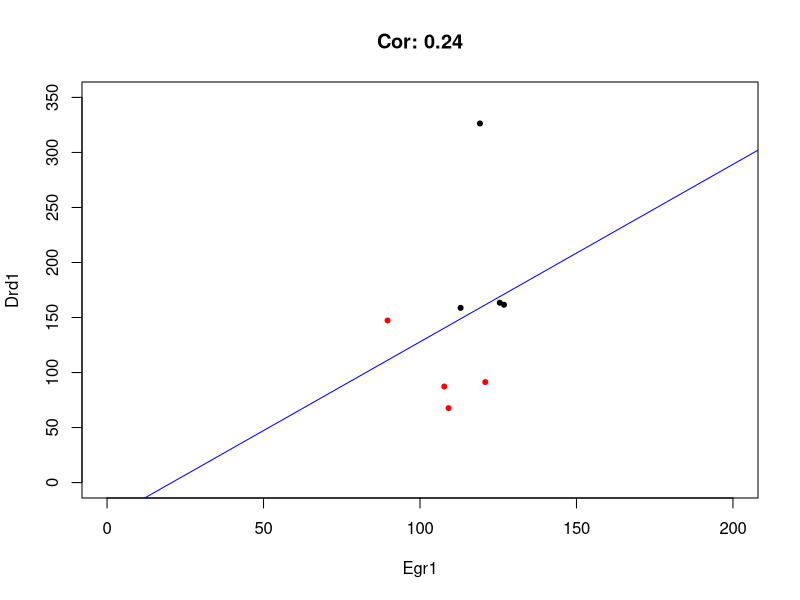
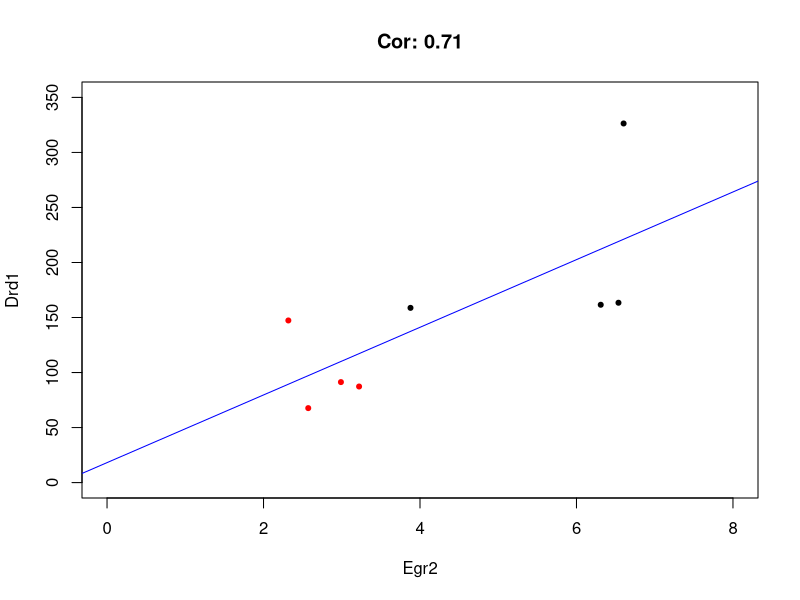
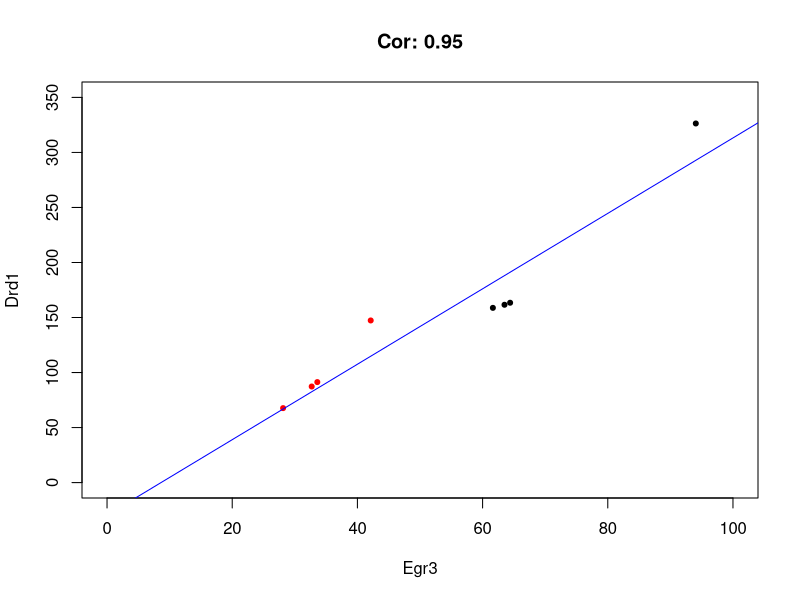
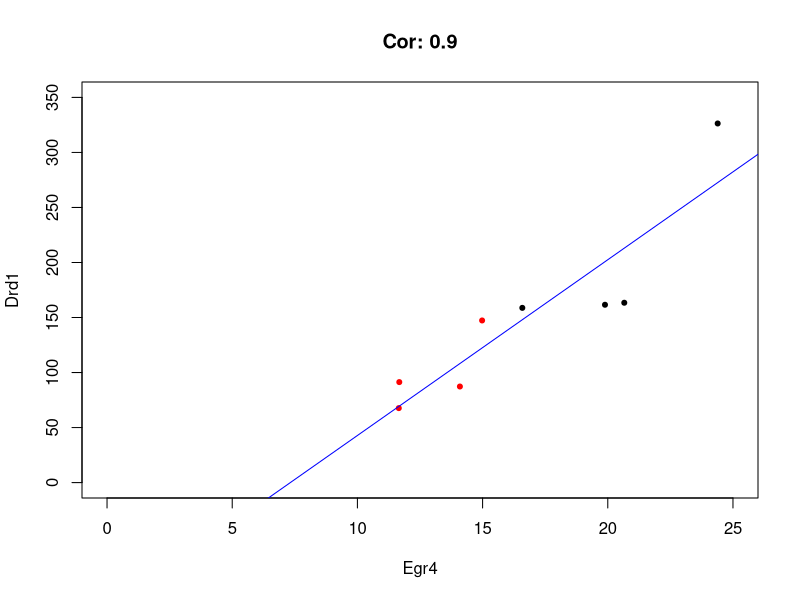
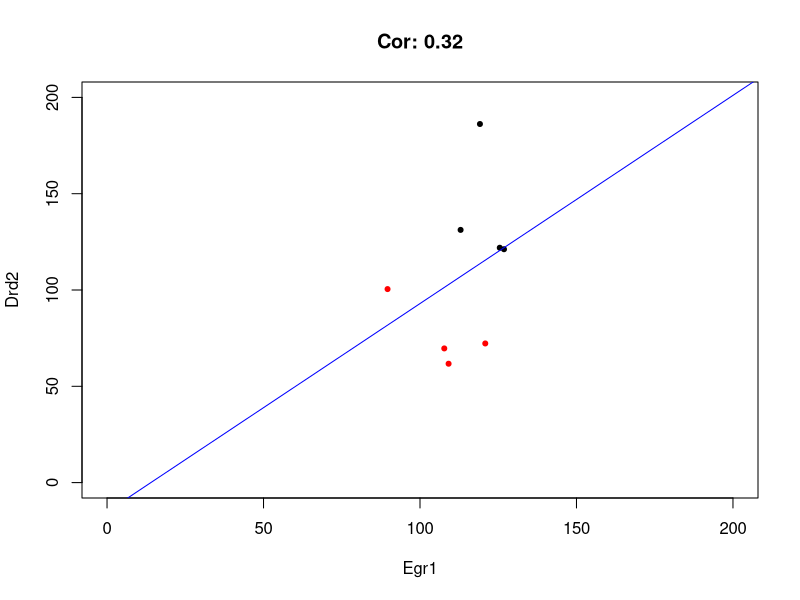
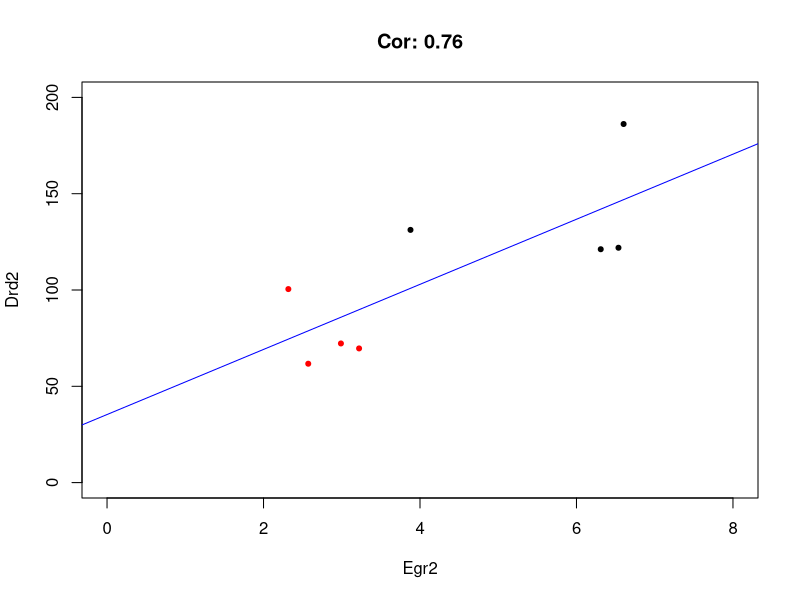
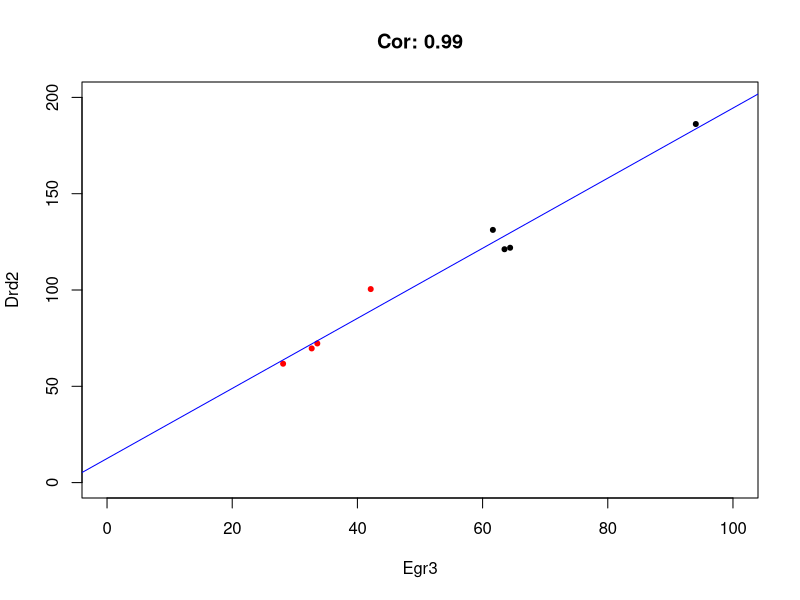
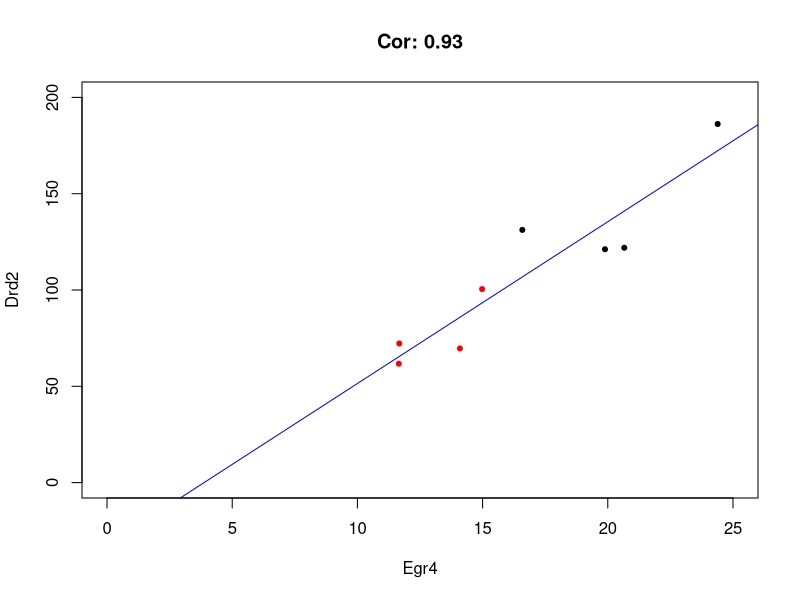

The R source for these figures, in order:
data<-read.table("S-Fig5d_Drd_Egr_Gene_expression_inNAc.txt")
#Drd1~Egr1
c<-round(cor(as.numeric(data["Egr1",]),as.numeric(data["Drd1",]),method ="pearson"),2)
plot(as.numeric(data["Egr1",1:8]),as.numeric(data["Drd1",1:8]),pch=20,
     xlim=c(0,200),ylim=c(0,350),xlab="Egr1",ylab="Drd1",main=paste0("Cor: ",c),
     col=c(rep("black",4),rep("red",4)))
abline(lm(as.numeric(data["Drd1",1:8])~as.numeric(data["Egr1",1:8])),col="blue")
#Drd1~Egr2
c<-round(cor(as.numeric(data["Egr2",]),as.numeric(data["Drd1",]),method ="pearson"),2)
plot(as.numeric(data["Egr2",1:8]),as.numeric(data["Drd1",1:8]),pch=20,
     xlim=c(0,8),ylim=c(0,350),xlab="Egr2",ylab="Drd1",main=paste0("Cor: ",c),
     col=c(rep("black",4),rep("red",4)))
abline(lm(as.numeric(data["Drd1",1:8])~as.numeric(data["Egr2",1:8])),col="blue")
#Drd1~Egr3
c<-round(cor(as.numeric(data["Egr3",]),as.numeric(data["Drd1",]),method ="pearson"),2)
plot(as.numeric(data["Egr3",1:8]),as.numeric(data["Drd1",1:8]),pch=20,
     xlim=c(0,100),ylim=c(0,350),xlab="Egr3",ylab="Drd1",main=paste0("Cor: ",c),
     col=c(rep("black",4),rep("red",4)))
abline(lm(as.numeric(data["Drd1",1:8])~as.numeric(data["Egr3",1:8])),col="blue")
#Drd1~Egr4
c<-round(cor(as.numeric(data["Egr4",]),as.numeric(data["Drd1",]),method ="pearson"),2)
plot(as.numeric(data["Egr4",1:8]),as.numeric(data["Drd1",1:8]),pch=20,
     xlim=c(0,25),ylim=c(0,350),xlab="Egr4",ylab="Drd1",main=paste0("Cor: ",c),
     col=c(rep("black",4),rep("red",4)))
abline(lm(as.numeric(data["Drd1",1:8])~as.numeric(data["Egr4",1:8])),col="blue")

#Drd2~Egr1
c<-round(cor(as.numeric(data["Egr1",]),as.numeric(data["Drd2",]),method ="pearson"),2)
plot(as.numeric(data["Egr1",1:8]),as.numeric(data["Drd2",1:8]),pch=20,
     xlim=c(0,200),ylim=c(0,200),xlab="Egr1",ylab="Drd2",main=paste0("Cor: ",c),
     col=c(rep("black",4),rep("red",4)))
abline(lm(as.numeric(data["Drd2",1:8])~as.numeric(data["Egr1",1:8])),col="blue")
#Drd2~Egr2
c<-round(cor(as.numeric(data["Egr2",]),as.numeric(data["Drd2",]),method ="pearson"),2)
plot(as.numeric(data["Egr2",1:8]),as.numeric(data["Drd2",1:8]),pch=20,
     xlim=c(0,8),ylim=c(0,200),xlab="Egr2",ylab="Drd2",main=paste0("Cor: ",c),
     col=c(rep("black",4),rep("red",4)))
abline(lm(as.numeric(data["Drd2",1:8])~as.numeric(data["Egr2",1:8])),col="blue")
#Drd2~Egr3
c<-round(cor(as.numeric(data["Egr3",]),as.numeric(data["Drd2",]),method ="pearson"),2)
plot(as.numeric(data["Egr3",1:8]),as.numeric(data["Drd2",1:8]),pch=20,
     xlim=c(0,100),ylim=c(0,200),xlab="Egr3",ylab="Drd2",main=paste0("Cor: ",c),
     col=c(rep("black",4),rep("red",4)))
abline(lm(as.numeric(data["Drd2",1:8])~as.numeric(data["Egr3",1:8])),col="blue")
#Drd2~Egr4
c<-round(cor(as.numeric(data["Egr4",]),as.numeric(data["Drd2",]),method ="pearson"),2)
plot(as.numeric(data["Egr4",1:8]),as.numeric(data["Drd2",1:8]),pch=20,
     xlim=c(0,25),ylim=c(0,200),xlab="Egr4",ylab="Drd2",main=paste0("Cor: ",c),
     col=c(rep("black",4),rep("red",4)))
abline(lm(as.numeric(data["Drd2",1:8])~as.numeric(data["Egr4",1:8])),col="blue")


